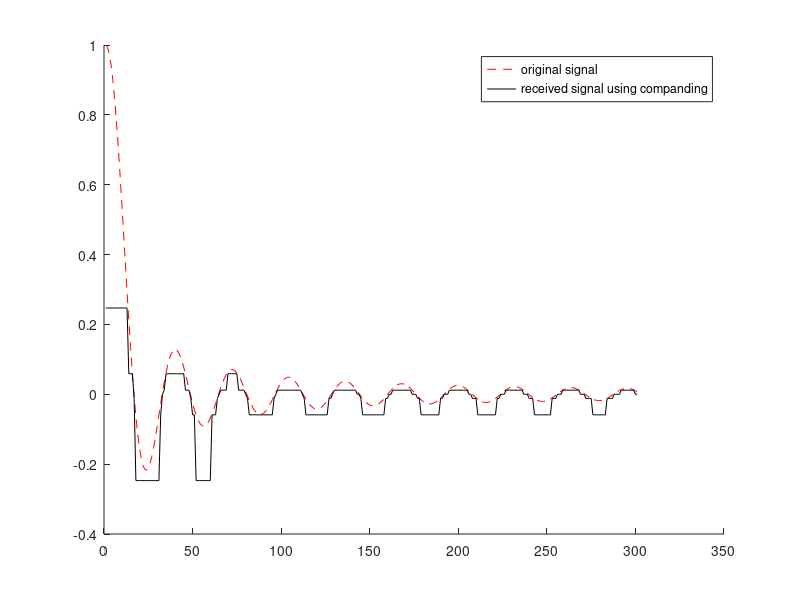
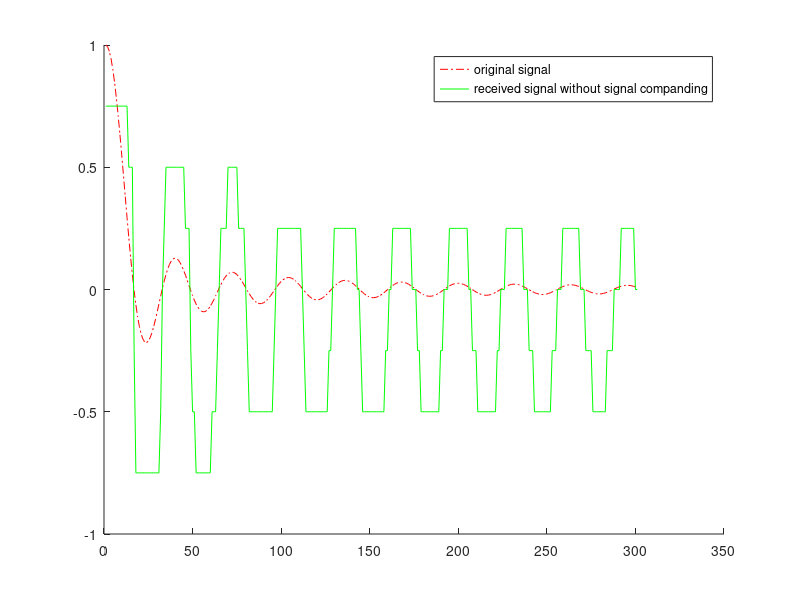

Recreate these plots in MATLAB, in order.
% PCM SIMULATION USING MU LAW COMPANDER
clc;
close all;
t=0:0.01:3;
m_t=sinc(2*pi*t);
c=compand(m_t,255,1,'mu/compressor');
e=uencode(c,3);
d=udecode(e,3);
o=compand(d,255,1,'mu/expander');
%PCM with companding
figure(1)
hold on
plot(m_t,'--red');
plot(o, 'black');
legend('original signal','received signal using companding')
hold off
%PCM without companding
e1=uencode(m_t,3);
d1=udecode(e,3);
figure(2)
hold on
plot(m_t,'-.red');
plot(d1,'green');
legend('original signal','received signal without signal companding');
hold off